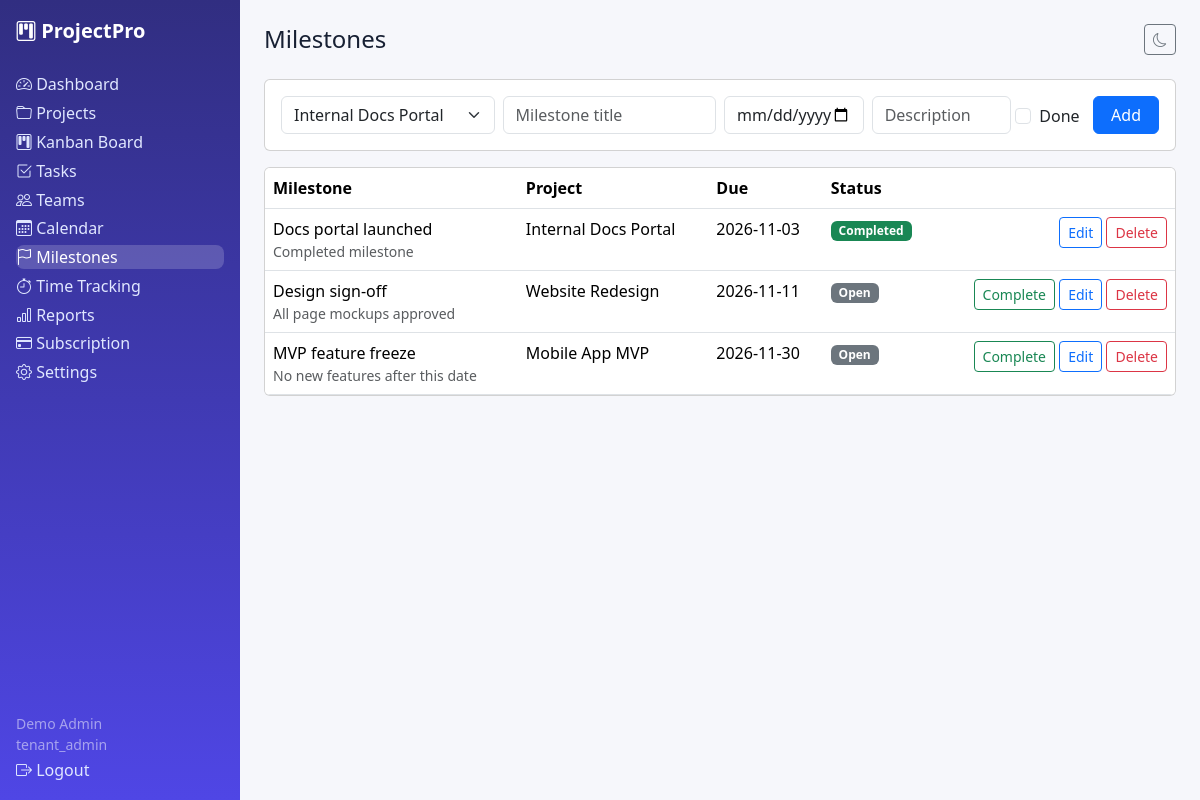
Screenshot of /milestones.php (signed in) with the database file from the repository.
### tables this page shows
CREATE TABLE milestones (id INT UNSIGNED AUTO_INCREMENT PRIMARY KEY, tenant_id INT UNSIGNED NOT NULL, project_id INT UNSIGNED NOT NULL, title VARCHAR(180) NOT NULL, description TEXT NULL, due_date DATE NULL, is_completed TINYINT(1) NOT NULL DEFAULT 0, completed_at DATETIME NULL, created_at DATETIME NOT NULL DEFAULT CURRENT_TIMESTAMP, INDEX idx_ms_tenant(tenant_id), INDEX idx_ms_project(project_id), CONSTRAINT fk_ms_tenant FOREIGN KEY(tenant_id) REFERENCES tenants(id) ON DELETE CASCADE, CONSTRAINT fk_ms_project FOREIGN KEY(project_id) REFERENCES projects(id) ON DELETE CASCADE);

CREATE TABLE projects (id INT UNSIGNED AUTO_INCREMENT PRIMARY KEY, tenant_id INT UNSIGNED NOT NULL, name VARCHAR(180) NOT NULL, description TEXT NULL, start_date DATE NULL, end_date DATE NULL, budget DECIMAL(12,2) NOT NULL DEFAULT 0, category VARCHAR(60) NOT NULL DEFAULT 'general', priority ENUM('low','medium','high','urgent') NOT NULL DEFAULT 'medium', status ENUM('planning','active','on_hold','completed','archived') NOT NULL DEFAULT 'active', progress INT NOT NULL DEFAULT 0, created_by INT UNSIGNED NULL, created_at DATETIME NOT NULL DEFAULT CURRENT_TIMESTAMP, INDEX idx_proj_tenant(tenant_id), INDEX idx_proj_status(status), CONSTRAINT fk_proj_tenant FOREIGN KEY(tenant_id) REFERENCES tenants(id) ON DELETE CASCADE, CONSTRAINT fk_proj_user FOREIGN KEY(created_by) REFERENCES users(id) ON DELETE SET NULL);

### includes/functions.php (called while the page is built, shortened)
<?php
function e(?string $v): string { return htmlspecialchars($v ?? '', ENT_QUOTES, 'UTF-8'); }
function current_user(): ?array { return $_SESSION['user'] ?? null; }

### milestones.php (the view, shortened to what this page needs)
<?php require_once __DIR__ . '/includes/auth.php'; $user=require_role(['tenant_admin','manager','employee']); $pdo=db(); check_tenant_active($pdo); $tid=require_tenant(); $base=''; $active='milestones'; $pageTitle='Milestones';
$s=$pdo->prepare('SELECT m.*,p.name project_name FROM milestones m JOIN projects p ON p.id=m.project_id WHERE m.tenant_id=? ORDER BY m.due_date IS NULL,m.due_date'); $s->execute([$tid]); $rows=$s->fetchAll();
$s=$pdo->prepare('SELECT id,name FROM projects WHERE tenant_id=? AND status!="archived" ORDER BY name'); $s->execute([$tid]); $projects=$s->fetchAll();
$edit=null; if(!empty($_GET['edit'])){$s=$pdo->prepare('SELECT * FROM milestones WHERE id=? AND tenant_id=?');$s->execute([(int)$_GET['edit'],$tid]);$edit=$s->fetch();}
include __DIR__ . '/includes/header.php'; ?>
<div class="card p-3 mb-3"><form class="row g-2" method="post"><?= csrf_field() ?><input type="hidden" name="id" value="<?= e($edit['id']??'') ?>">
<div class="col-md-3"><select class="form-select" name="project_id" required><?php foreach($projects as $p): ?><option value="<?= $p['id'] ?>" <?= ($edit['project_id']??'')==$p['id']?'selected':'' ?>><?= e($p['name']) ?></option><?php endforeach; ?></select></div>
<div class="col-md-3"><input class="form-control" name="title" placeholder="Milestone title" required value="<?= e($edit['title']??'') ?>"></div>
<div class="col-md-2"><input class="form-control" type="date" name="due_date" value="<?= e($edit['due_date']??'') ?>"></div>
<div class="col-md-2"><input class="form-control" name="description" placeholder="Description" value="<?= e($edit['description']??'') ?>"></div>
<div class="col-md-1 form-check pt-2"><input class="form-check-input" type="checkbox" name="is_completed" id="mc" <?= !empty($edit['is_completed'])?'checked':'' ?>><label for="mc">Done</label></div>
<div class="col-md-1"><button class="btn btn-primary w-100"><?= $edit?'Update':'Add' ?></button></div></form></div>
<div class="card p-0 overflow-auto"><table class="table table-hover mb-0"><tr><th>Milestone</th><th>Project</th><th>Due</th><th>Status</th><th></th></tr>
<?php foreach($rows as $r): ?><tr><td><?= e($r['title']) ?><div class="small text-muted"><?= e($r['description']??'') ?></div></td><td><?= e($r['project_name']) ?></td><td><?= e($r['due_date']??'') ?></td><td><?= $r['is_completed']?'<span class="badge bg-success">Completed</span>':'<span class="badge bg-secondary">Open</span>' ?></td>
<td class="text-end text-nowrap"><?php if(!$r['is_completed']): ?><form method="post" class="d-inline"><button class="btn btn-sm btn-outline-success">Complete</button></form><?php endif; ?> <a class="btn btn-sm btn-outline-primary" href="?edit=<?= $r['id'] ?>">Edit</a> <form method="post" class="d-inline"><button class="btn btn-sm btn-outline-danger" data-confirm="Delete milestone?">Delete</button></form></td></tr><?php endforeach; ?></table></div>
<?php include __DIR__ . '/includes/footer.php'; ?>

### includes/header.php (shortened to what this page needs)
<?php $b = $base ?? ''; ?><!doctype html><html lang="en"><head><meta charset="utf-8"><meta name="viewport" content="width=device-width,initial-scale=1">
<link href="https://cdn.jsdelivr.net/npm/bootstrap@5.3.3/dist/css/bootstrap.min.css" rel="stylesheet">
<link href="https://cdn.jsdelivr.net/npm/bootstrap-icons@1.11.3/font/bootstrap-icons.min.css" rel="stylesheet">
<link href="<?= $b ?>assets/css/style.css" rel="stylesheet"></head>
<body><div class="layout"><?php include __DIR__ . '/sidebar.php'; ?><main class="main p-4">
<header class="d-flex justify-content-between align-items-center mb-4"><h1 class="h4 mb-0"><?= e($pageTitle ?? '') ?></h1>
<button class="btn btn-outline-secondary btn-sm" id="themeToggle" type="button"><i class="bi bi-moon"></i></button></header>

### includes/sidebar.php
<?php $b = $base ?? ''; ?>
<nav class="sidebar d-flex flex-column p-3">
  <a class="brand text-white text-decoration-none fs-5 fw-bold mb-4" href="<?= $b ?>dashboard.php"><i class="bi bi-kanban"></i> ProjectPro</a>
  <?php foreach([['dashboard','dashboard.php','bi-speedometer2','Dashboard'],['projects','projects.php','bi-folder','Projects'],['board','board.php','bi-kanban','Kanban Board'],['tasks','tasks.php','bi-check2-square','Tasks'],['teams','teams.php','bi-people','Teams'],['calendar','calendar.php','bi-calendar3','Calendar'],['milestones','milestones.php','bi-flag','Milestones'],['timelogs','timelogs.php','bi-stopwatch','Time Tracking'],['reports','reports.php','bi-bar-chart','Reports'],['subscription','subscription.php','bi-credit-card','Subscription'],['settings','settings.php','bi-gear','Settings']] as [$k,$f,$i,$l]): ?>
  <a class="nav-link <?= ($active??'')===$k?'active':'' ?>" href="<?= $b ?><?= $f ?>"><i class="bi <?= $i ?>"></i> <?= $l ?></a><?php endforeach; ?>
  <div class="mt-auto small text-white-50"><?= e(current_user()['name'] ?? '') ?><br><?= e(current_user()['role'] ?? '') ?></div>
  <a class="nav-link" href="<?= $b ?>auth/logout.php"><i class="bi bi-box-arrow-right"></i> Logout</a>
</nav>

### includes/footer.php (shortened to what this page needs)
</main></div><script src="https://cdn.jsdelivr.net/npm/bootstrap@5.3.3/dist/js/bootstrap.bundle.min.js"></script>
</body></html>

### assets/css/style.css (style rules this page uses)
:root { --brand:#4f46e5;--bg:#f6f7fb;--card:#fff;--text:#172033 }
body { background:var(--bg);color:var(--text);font-family:system-ui,-apple-system,"Segoe UI",Roboto,sans-serif }
.layout { display:flex;min-height:100vh }
.sidebar { width:240px;background:linear-gradient(180deg,#312e81,#4f46e5);position:sticky;top:0;height:100vh }
.sidebar .nav-link { color:#e0e7ff;border-radius:.5rem;margin:.15rem 0 }
.sidebar .nav-link:hover,.sidebar .nav-link.active { background:rgba(255,255,255,.18);color:#fff }
.main { flex:1;min-width:0 }

### rows the page displays
milestones: title "Docs portal launched", description "Completed milestone", project.name "Internal Docs Portal", due_date "2026-11-03", is_completed "Completed"
milestones: title "Design sign-off", description "All page mockups approved", project.name "Website Redesign", due_date "2026-11-11", is_completed "Open"
milestones: title "MVP feature freeze", description "No new features after this date", project.name "Mobile App MVP", due_date "2026-11-30", is_completed "Open"

### other values shown
$l "Dashboard"
$l "Projects"
$l "Kanban Board"
$l "Tasks"
$l "Teams"
$l "Calendar"
$l "Milestones"
$l "Time Tracking"
$l "Reports"
$l "Subscription"
$l "Settings"
current_user()['name'] "Demo Admin"
current_user()['role'] "tenant_admin"
$pageTitle "Milestones"
form field project_id "Internal Docs Portal"
